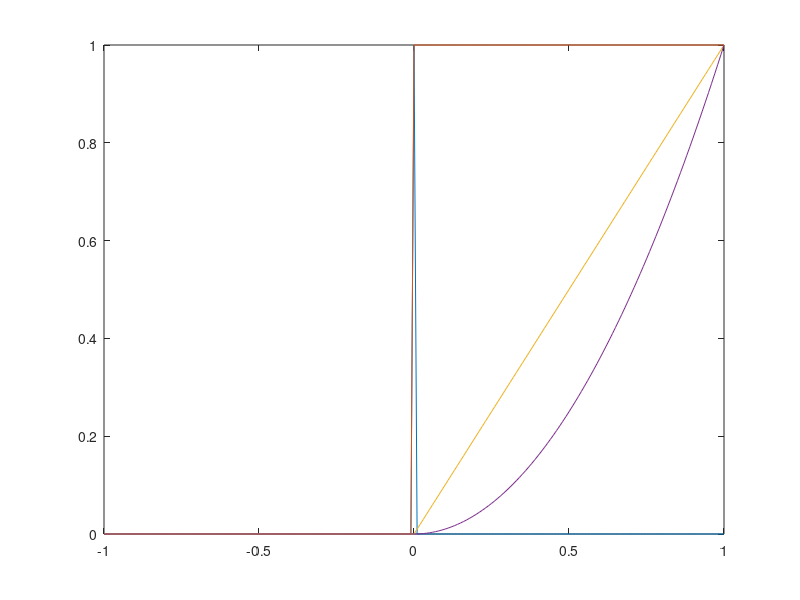

Write MATLAB code to recreate this figure.
clc
clear all

t = (-1:0.01:1)';

impulse = t==0;
unitstep = t>=0;
ramp = t.*unitstep;
quad = t.^2.*unitstep;
plot(t,[impulse unitstep ramp quad])